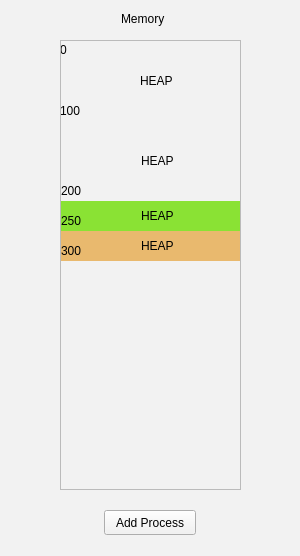
<?xml version="1.0" encoding="UTF-8"?>
<ui version="4.0">
 <class>OutputWindow</class>
 <widget class="QWidget" name="OutputWindow">
  <property name="geometry">
   <rect>
    <x>0</x>
    <y>0</y>
    <width>300</width>
    <height>556</height>
   </rect>
  </property>
  <property name="windowTitle">
   <string>Memory View</string>
  </property>
  <property name="styleSheet">
   <string notr="true">background-color: rgb(242, 242, 242);</string>
  </property>
  <widget class="QPushButton" name="pushButton">
   <property name="geometry">
    <rect>
     <x>104</x>
     <y>510</y>
     <width>92</width>
     <height>25</height>
    </rect>
   </property>
   <property name="text">
    <string>Add Process</string>
   </property>
  </widget>
  <widget class="QLabel" name="label">
   <property name="geometry">
    <rect>
     <x>121</x>
     <y>10</y>
     <width>58</width>
     <height>17</height>
    </rect>
   </property>
   <property name="text">
    <string>Memory</string>
   </property>
  </widget>
  <widget class="QScrollArea" name="scrollArea">
   <property name="geometry">
    <rect>
     <x>60</x>
     <y>40</y>
     <width>181</width>
     <height>450</height>
    </rect>
   </property>
   <property name="sizeAdjustPolicy">
    <enum>QAbstractScrollArea::AdjustToContents</enum>
   </property>
   <property name="widgetResizable">
    <bool>true</bool>
   </property>
   <widget class="QWidget" name="scrollAreaWidgetContents">
    <property name="geometry">
     <rect>
      <x>0</x>
      <y>0</y>
      <width>179</width>
      <height>448</height>
     </rect>
    </property>
    <widget class="QWidget" name="widget_3" native="true">
     <property name="geometry">
      <rect>
       <x>0</x>
       <y>160</y>
       <width>181</width>
       <height>30</height>
      </rect>
     </property>
     <property name="styleSheet">
      <string notr="true">background-color: rgb(138, 226, 52);</string>
     </property>
     <widget class="QLabel" name="label_6">
      <property name="geometry">
       <rect>
        <x>80</x>
        <y>0</y>
        <width>101</width>
        <height>30</height>
       </rect>
      </property>
      <property name="text">
       <string>HEAP</string>
      </property>
     </widget>
     <widget class="QLabel" name="label_8">
      <property name="geometry">
       <rect>
        <x>0</x>
        <y>10</y>
        <width>67</width>
        <height>20</height>
       </rect>
      </property>
      <property name="text">
       <string>250</string>
      </property>
     </widget>
    </widget>
    <widget class="QWidget" name="widget" native="true">
     <property name="geometry">
      <rect>
       <x>-1</x>
       <y>0</y>
       <width>181</width>
       <height>80</height>
      </rect>
     </property>
     <widget class="QLabel" name="label_2">
      <property name="geometry">
       <rect>
        <x>80</x>
        <y>0</y>
        <width>101</width>
        <height>80</height>
       </rect>
      </property>
      <property name="text">
       <string>HEAP</string>
      </property>
     </widget>
     <widget class="QLabel" name="label_3">
      <property name="geometry">
       <rect>
        <x>0</x>
        <y>0</y>
        <width>67</width>
        <height>17</height>
       </rect>
      </property>
      <property name="text">
       <string>0</string>
      </property>
     </widget>
     <widget class="QLabel" name="label_4">
      <property name="geometry">
       <rect>
        <x>0</x>
        <y>60</y>
        <width>67</width>
        <height>20</height>
       </rect>
      </property>
      <property name="text">
       <string>100</string>
      </property>
     </widget>
    </widget>
    <widget class="QWidget" name="widget_4" native="true">
     <property name="geometry">
      <rect>
       <x>0</x>
       <y>190</y>
       <width>181</width>
       <height>30</height>
      </rect>
     </property>
     <property name="styleSheet">
      <string notr="true">background-color: rgb(233, 185, 110);</string>
     </property>
     <widget class="QLabel" name="label_9">
      <property name="geometry">
       <rect>
        <x>80</x>
        <y>0</y>
        <width>101</width>
        <height>30</height>
       </rect>
      </property>
      <property name="text">
       <string>HEAP</string>
      </property>
     </widget>
     <widget class="QLabel" name="label_10">
      <property name="geometry">
       <rect>
        <x>0</x>
        <y>10</y>
        <width>67</width>
        <height>20</height>
       </rect>
      </property>
      <property name="text">
       <string>300</string>
      </property>
     </widget>
    </widget>
    <widget class="QWidget" name="widget_2" native="true">
     <property name="geometry">
      <rect>
       <x>0</x>
       <y>80</y>
       <width>181</width>
       <height>80</height>
      </rect>
     </property>
     <widget class="QLabel" name="label_5">
      <property name="geometry">
       <rect>
        <x>80</x>
        <y>0</y>
        <width>101</width>
        <height>80</height>
       </rect>
      </property>
      <property name="text">
       <string>HEAP</string>
      </property>
     </widget>
     <widget class="QLabel" name="label_7">
      <property name="geometry">
       <rect>
        <x>0</x>
        <y>60</y>
        <width>67</width>
        <height>20</height>
       </rect>
      </property>
      <property name="text">
       <string>200</string>
      </property>
     </widget>
    </widget>
   </widget>
  </widget>
 </widget>
 <resources/>
 <connections/>
</ui>
